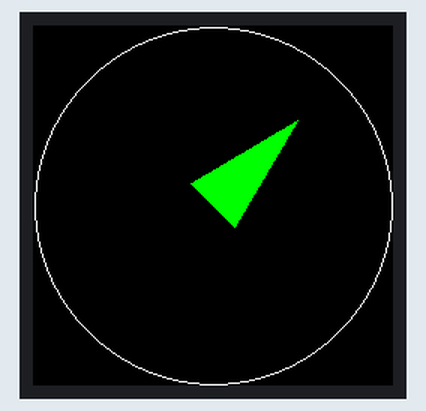
Simulated run of this program. Board: Adafruit CLUE running CircuitPython. Parts: 240×240 colour display.

Above: at 0.1 s.

The program:

1._testUi.py
```python
# test ui
import board
import displayio
from adafruit_display_shapes.circle import Circle
from adafruit_display_shapes.triangle import Triangle
from adafruit_clue import clue
import math

rA = 80
rB = 20
n = 45

a0 = rA*math.cos(n*2*math.pi/360)
b0 = rA*math.sin(n*2*math.pi/360)

a1 = rB*math.cos((n+90)*2*math.pi/360)
b1 = rB*math.sin((n+90)*2*math.pi/360)

a2 = rB*math.cos((n-90)*2*math.pi/360)
b2 = rB*math.sin((n-90)*2*math.pi/360)

x0 = int(a0 + 120)
y0 = int(120 - b0)

x1 = int(a1 + 120)
y1 = int(120 - b1)

x2 = int(a2 + 120)
y2 = int(120 - b2)


display = board.DISPLAY
clue_group = displayio.Group(max_size=4)

outer_circle = Circle(120, 120, 119, outline=clue.WHITE)
clue_group.append(outer_circle)

arrow_group = displayio.Group(max_size=1)
arrow = Triangle(x0, y0, x1, y1, x2, y2, fill=0x00FF00)
arrow_group.append(arrow)

clue_group.append(arrow_group)
display.show(clue_group)

while True:
    pass
```
